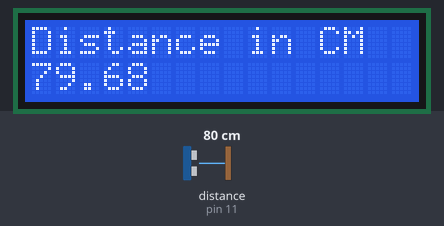
The sketch below on a simulated Arduino Uno, built with avr-gcc and run on an emulated ATmega328P. Parts: 16×2 character LCD. Wiring (inferred from the names in the program): ultrasonic range finder: trigger pin 12; echo pin 11. The inputs (shaded band) are chosen by the test bench; at power-on: distance to the obstacle (sensor on pin 11) 80 cm. The echo pulse lasts 58.3 µs per cm; what the sketch prints to the serial monitor is not drawn.

Above: at 1.2 s.
1.3 s: distance to the obstacle (sensor on pin 11) set to 2 cm
At 1.9 s:
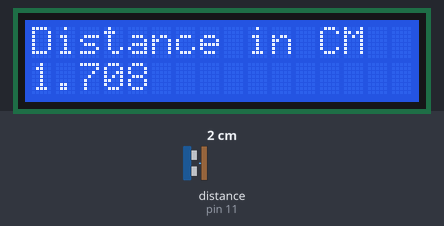
4.1 s: distance to the obstacle (sensor on pin 11) set to 120 cm
At 5.6 s:
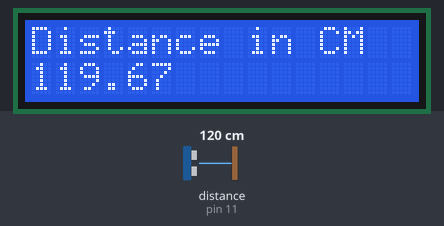
6.1 s: distance to the obstacle (sensor on pin 11) set to 4 cm
At 6.5 s:
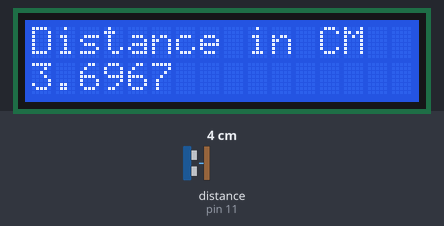
Timing chart, 0 to 9.1 s (numbered marks = the images above; inputs shaded):
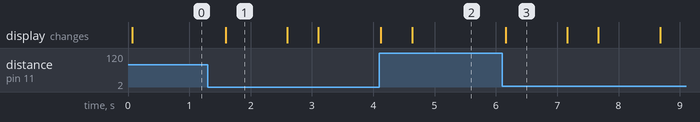

Measured:
- after the input at 1.3 s, the display: changes after 0.29 s (image 1)
- after the input at 4.1 s, the display: first changes at once (image 2 shows a later state)
- after the input at 6.1 s, the display: changes after 0.06 s (image 3)
- what the display in image 1 shows lasts 1.0 s, from 1.6 s to 2.6 s

The sketch:

UltrasonicDistanceSensorLCD.ino
```cpp
/*
  This code is based on a tutorial by [EAZYTRONIC] on YouTube:
  https://www.youtube.com/watch?v=AIkesXcCP9Q

  Added a 500ms delay between sensor readings.
*/

#include <LiquidCrystal.h>
LiquidCrystal lcd = LiquidCrystal(10,9,8,7,6,5);
const int trigPin = 12;
const int echoPin = 11;
float time, distance;

void setup()
{
	lcd.begin(16, 2);
	pinMode(trigPin, OUTPUT);
	pinMode(echoPin, INPUT);
	Serial.begin(9600);
}

void loop()
{
	digitalWrite(trigPin, LOW);
	delayMicroseconds(2);
	digitalWrite(trigPin, HIGH);
	delayMicroseconds(10);
	digitalWrite(trigPin, LOW);

	time = pulseIn(echoPin, HIGH);
	distance = (time*0.0343)/2;

	Serial.print("Distance (cm): ");
	Serial.println(distance);

	lcd.setCursor(0,0);
	lcd.print("Distance in CM");
	lcd.setCursor(0,1);
	lcd.print(distance);

  	delay(500); // <-- The 500 millisecond delay before taking the next measurement.
}
```
